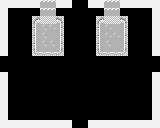

A level layout from a 2D game, rendered from its tile map. Below: a short description, then the map file with tile-grid data replaced by summaries:
An orthogonal 20x16 tile map with 8x8 px tiles, 3 tile layers (Background, Collision, Overlap).

<map version="1.0" orientation="orthogonal" renderorder="right-down" width="20" height="16" tilewidth="8" tileheight="8" nextobjectid="1">
 <tileset firstgid="1" name="char_sheet" tilewidth="8" tileheight="8" tilecount="1024">
  <image source="char_sheet.png" width="256" height="256" />
 </tileset>
 <layer name="Background" width="20" height="16">
  <data>[320 cells, 60 non-empty, 1 distinct tile ids]</data>
 </layer>
 <layer name="Collision" width="20" height="16">
  <data>[320 cells, 48 non-empty, 12 distinct tile ids]</data>
 </layer>
 <layer name="Overlap" width="20" height="16">
  <data>[320 cells, 0 non-empty, 0 distinct tile ids]</data>
 </layer>
</map>
